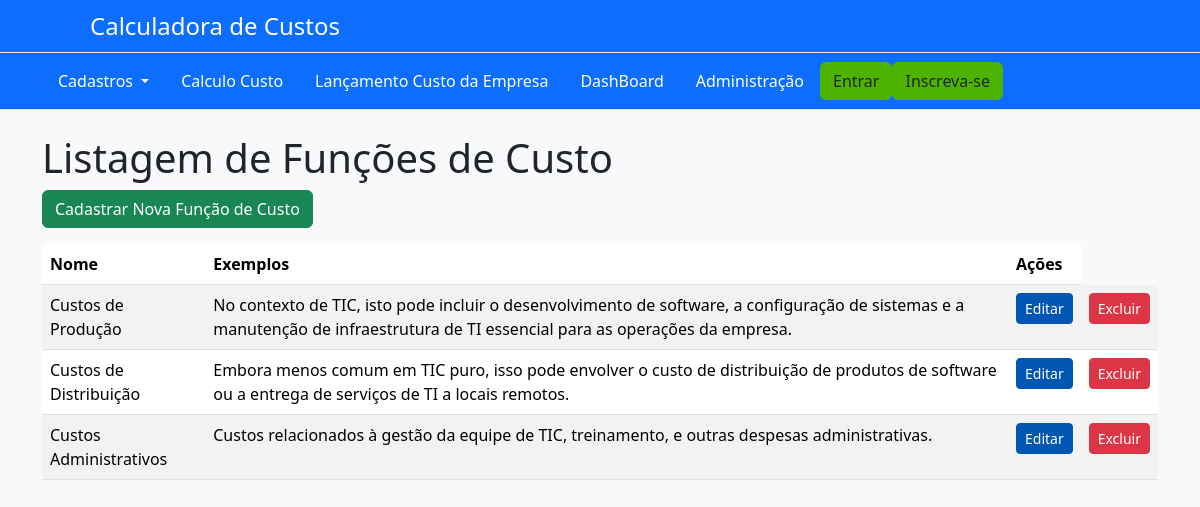
Before: /listarfuncaodecusto/ with the older database file.
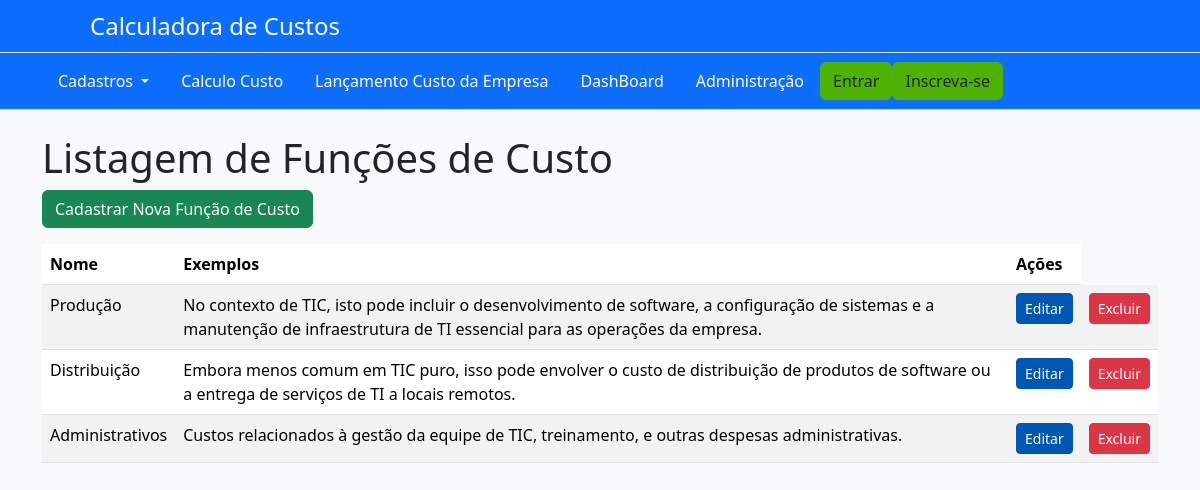
After: the same page with the newer database file.
### AppCalculadora/models.py (models this page shows, shortened)
class FuncaoCusto(models.Model):
    nome = models.CharField(max_length=255)
    exemplos = models.TextField()

### AppCalculadora/views.py (the view)
# urls.py: path('listarfuncaodecusto/', views.listar_funcao_custo, name='listarFuncaoCusto'),
def listar_funcao_custo(request):
    funcoes_custo = FuncaoCusto.objects.all()
    return render(request, 'funcaocusto/listar_funcao_custo.html', {'funcoes_custo': funcoes_custo})

### AppCalculadora/templates/funcaocusto/listar_funcao_custo.html
{% extends 'base.html' %}
{% block content %}
<div class="container">
    <h1 class="page-title">Listagem de Funções de Custo</h1>
    <a href="{% url 'cadastrarFuncaoCusto' %}" class="btn btn-success mb-3">Cadastrar Nova Função de Custo</a>
    <table class="table table-striped">
        <thead>
            <tr>
                <th>Nome</th>
                <th>Exemplos</th>
                <th>Ações</th>
            </tr>
        </thead>
        <tbody>
            {% for funcao_custo in funcoes_custo %}
            <tr>
                <td>{{ funcao_custo.nome }}</td>
                <td>{{ funcao_custo.exemplos }}</td>
                <td>
                    <a href="{% url 'editarFuncaoCusto' funcao_custo.pk %}" class="btn btn-primary btn-sm">Editar</a>
                </td>
                <td>
                    <a href="{% url 'excluirFuncaoCusto' funcao_custo.pk %}" class="btn btn-danger btn-sm">Excluir</a>
                </td>
            </tr>
            {% endfor %}
        </tbody>
    </table>
</div>
{% endblock %}

Changed rows visible on the page:
changed FuncaoCusto: nome "Custos de Produção" → "Produção"
changed FuncaoCusto: nome "Custos de Distribuição" → "Distribuição"
changed FuncaoCusto: nome "Custos Administrativos" → "Administrativos"
